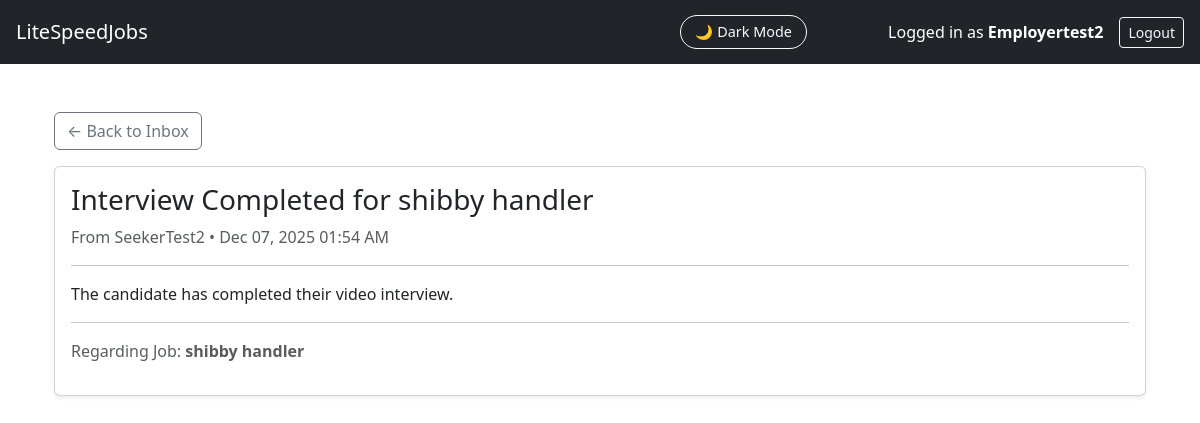
The app's page /JobFinder_app/message/7/ (signed in) with its own data.
### JobFinder_app/models.py (models this page shows, shortened)
class Message(models.Model):
    sender = models.ForeignKey(
        User, on_delete=models.CASCADE, related_name="sent_messages"
    )
    receiver = models.ForeignKey(
        User, on_delete=models.CASCADE, related_name="received_messages"
    )
    conversation = models.ForeignKey("Conversation", on_delete=models.CASCADE, related_name="messages", null=True, blank=True)
    subject = models.CharField(max_length=255)
    body = models.TextField(blank=True, default="The body was not filled in.")
    attachement = models.FileField(upload_to="messages_attachments/", null=True, blank=True)
    job = models.ForeignKey(Job, on_delete=models.CASCADE, null=True, blank=True)
    created_at = models.DateTimeField(auto_now_add=True)
    is_read = models.BooleanField(default=False)

class Job(models.Model):
    user = models.ForeignKey(User, on_delete=models.CASCADE)  # Employer account
    title = models.CharField(max_length=255)
    location = models.CharField(max_length=255, blank=True)
    description = models.TextField(blank=True, default="No description provided.")
    interview_questions = models.TextField(
        blank=True,
        help_text="Enter one question per line."
    )
    created_at = models.DateTimeField(auto_now_add=True)

### JobFinder_app/views.py (the view)
# urls.py: path("message/<int:message_id>/", views.view_message, name="view_message"),
@login_required(login_url="login")
def view_message(request, message_id):
    msg = get_object_or_404(Message, id=message_id, receiver=request.user)
    if not msg.is_read:
        msg.is_read = True
        msg.save()
    return render(request, "JobFinder_app/message_detail.html", {
        "msg": msg
    })

### JobFinder_app/templatetags/message_tags.py (called while the page is built)
@register.simple_tag
def unread_messages(user):
    if not user.is_authenticated:
        return 0
    return user.received_messages.filter(is_read=False).count()

### JobFinder_app/templates/JobFinder_app/message_detail.html (shortened to what this page needs)
{% extends "JobFinder_app/base.html" %}
{% block content %}
<div class="container mt-4">
    <a href="{% url 'inbox' %}" class="btn btn-outline-secondary mb-3">
        ← Back to Inbox
    </a>
    <div class="card shadow-sm">
        <div class="card-body">
            <h3>{{ msg.subject }}</h3>
            <p class="text-muted">
                From {{ msg.sender.username }} • {{ msg.created_at|date:"M d, Y h:i A" }}
            </p>
            <hr>
            <p>{{ msg.body|linebreaks }}</p>
            {% if msg.job %}
                <hr>
                <p class="text-muted">Regarding Job: <strong>{{ msg.job.title }}</strong></p>
            {% endif %}
        </div>
    </div>
</div>
{% endblock %}

### JobFinder_app/templates/JobFinder_app/base.html (shortened to what this page needs)
<!DOCTYPE html>
<html lang="en" data-theme="light">
<head>
    <link href="https://cdn.jsdelivr.net/npm/bootstrap@5.3.2/dist/css/bootstrap.min.css" rel="stylesheet">
    <link href="https://cdn.jsdelivr.net/npm/bootstrap-icons@1.11.1/font/bootstrap-icons.css" rel="stylesheet">
</head>
<body>
{% load message_tags %}
<nav class="navbar navbar-expand-lg navbar-dark bg-dark px-3">
    <a class="navbar-brand" href="/">LiteSpeedJobs</a>
    <div class="ms-auto d-flex align-items-center">
        <button id="darkModeToggle" class="btn btn-outline-light ms-3">
            🌙 Dark Mode
        </button>&nbsp;&nbsp;&nbsp;&nbsp;&nbsp;&nbsp;&nbsp;&nbsp;
        {% if user.is_authenticated %}
        <li class="nav-item position-relative">
            <a href="{% url 'inbox_pro' %}" class="nav-link">
                <i class="bi bi-inbox"></i>
                {% unread_messages user as unread %}
            </a>
        </li>
        {% else %}
        <li class="nav-item">
            <a href="{% url 'login' %}" class="nav-link">
                <i class="bi bi-inbox"></i>
            </a>
        </li>
        {% endif %}&nbsp;&nbsp;&nbsp;&nbsp;&nbsp;&nbsp;
        {% if request.user.is_authenticated %}
            <span class="text-white me-3">
                Logged in as <strong>{{ request.user.username }}</strong>
            </span>
            <a href="{% url 'logout' %}" class="btn btn-outline-light btn-sm">Logout</a>
        {% endif %}
    </div>
</nav>
<div class="container py-4">
    {% block content %}{% endblock %}
</div>
</body>
</html>

### JobFinder_app/templates/JobFinder_app/base.html (style rules this page uses)
:root { --ls-bg: #ffffff; --ls-bg-card: #f7f9fc; --ls-text: #141414; --ls-text-muted: #555; --ls-border: #e4e7ec; --ls-primary: #4dabf7; --ls-dark-bg: #0e1116; --ls-dark-bg-card: #1a1d24; --ls-dark-border: #2b2e36; --ls-dark-text: #f1f3f7; --ls-dark-muted: #b7bcc7; }
body { transition: background 0.3s ease, color 0.3s ease; }
.navbar { transition: background 0.3s ease; }
.card { transition: background 0.3s ease, border 0.3s ease; }
.btn { transition: background 0.25s ease, color 0.25s ease, border 0.25s ease; }
#darkModeToggle { font-size: 0.9rem; border-radius: 25px; padding: 5px 14px; cursor: pointer; }

### records on screen
Message: subject "Interview Completed for shibby handler", sender.username "SeekerTest2", created_at "Dec 07, 2025 01:54 AM", body "The candidate has completed their video interview.", job "shibby handler"

### other values on screen
{{ request.user.username }} "Employertest2"
